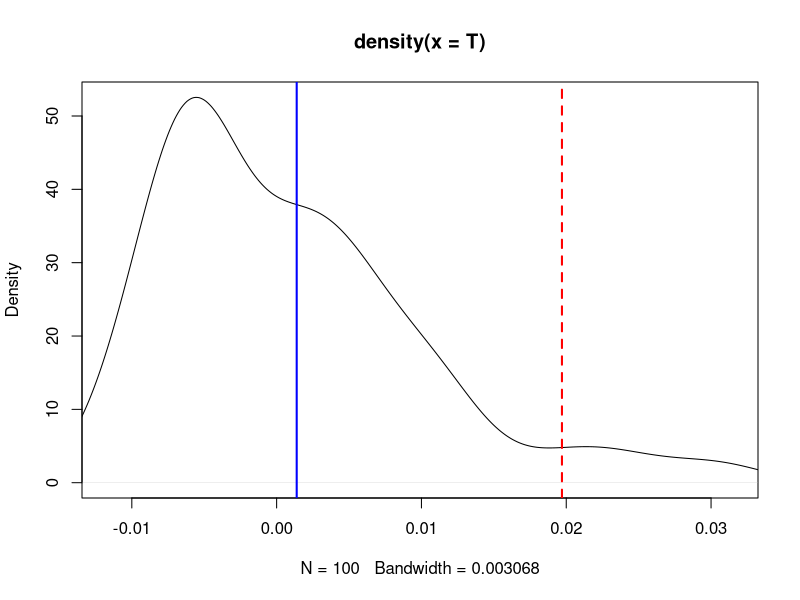
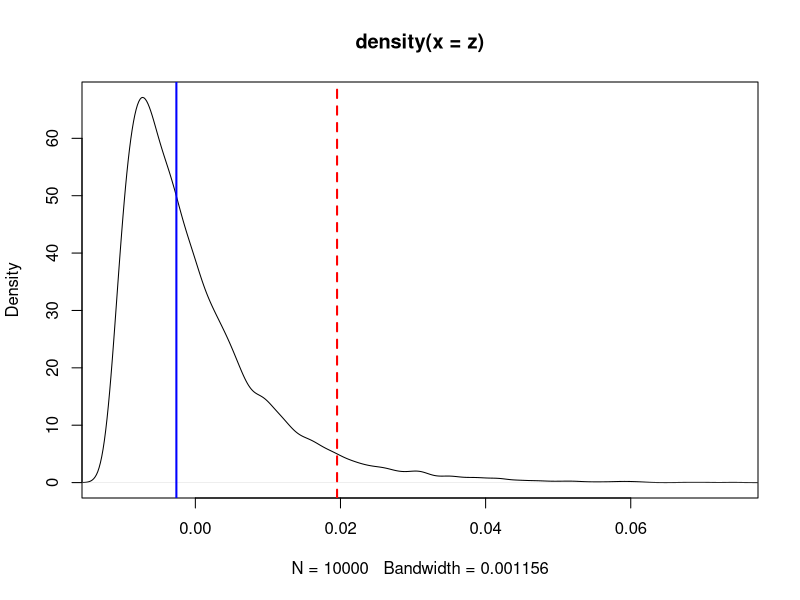

These figures' R source, in order: (Note: this script raises an error after producing the figures.)
# 第5章 MMDとHSIC

## 5.1 RKHSにおける確率変数

## 5.2 MMDと2標本問題

## 例71

sigma=1; k=function(x,y)exp(-(x-y)^2/sigma^2)
## データの生成
n=100
xx=rnorm(n)
yy=rnorm(n)       ## 分布が等しいとき
# yy=rnorm(n)*2   ## 分布が等しくないとき
x=xx;y=yy 
## 帰無分布の計算
T=NULL
for(h in 1:100){
  index1=sample(n,n/2)
  index2=setdiff(1:n,index1)
  x=c(xx[index2],yy[index1])
  y=c(xx[index1],yy[index2])
  S=0
  for(i in 1:n)for(j in 1:n)if(i!=j)S=S+k(x[i],x[j])+k(y[i],y[j])-k(x[i],y[j])-k(x[j],y[i])
  T=c(S/n/(n-1),T)
}
v=quantile(T,0.95)
## 統計量の計算
S=0; for(i in 1:n)for(j in 1:n)if(i!=j)S=S+k(x[i],x[j])+k(y[i],y[j])-k(x[i],y[j])-k(x[j],y[i])
u=S/n/(n-1)
## グラフの図示
plot(density(T),xlim=c(min(T,v,u),max(T,v,u)))
abline(v=v,col="red",lty=2,lwd=2)
abline(v=u,col="blue",lty=1,lwd=2)


### 例73

sigma=1; k=function(x,y)exp(-(x-y)^2/sigma^2)
## データの生成
n=100
x=rnorm(n)
y=rnorm(n)        ## 分布が等しいとき
# y=rnorm(n)*2    ## 分布が等しくないとき
## 帰無分布の計算
K=matrix(0,n,n)
for(i in 1:n)for(j in 1:n)K[i,j]=k(x[i],x[j])+k(y[i],y[j])-k(x[i],y[j])-k(x[j],y[i])
lambda=eigen(K)$values/n
r=20
z=NULL
for(h in 1:10000)z=c(z,1/n*(sum(lambda[1:r]*(rchisq(1:r, df=1)-1))))
v=quantile(z,0.95)
## 統計量の計算
S=0
for(i in 1:(n-1))for(j in (i+1):n)S=S+k(x[i],x[j])+k(y[i],y[j])-k(x[i],y[j])-k(x[j],y[i])
u=S/n/(n-1)
## グラフの図示
plot(density(z),xlim=c(min(z,v,u),max(z,v,u)))
abline(v=v,col="red",lty=2,lwd=2)
abline(v=u,col="blue",lty=1,lwd=2)

## 5.3 HSICと独立性検定

HSIC.1=function(x,y,k.x,k.y){
     n=length(x)
     S=0;for(i in 1:n)for(j in 1:n)S=S+k.x(x[i],x[j])*k.y(y[i],y[j])
     T=0;
     for(i in 1:n){
          T.1=0; for(j in 1:n)T.1=T.1+k.x(x[i],x[j]);
          T.2=0; for(l in 1:n)T.2=T.2+k.y(y[i],y[l]);
          T=T+T.1*T.2
          }
     U=0; for(i in 1:n)for(j in 1:n)U=U+k.x(x[i],x[j])
     V=0; for(i in 1:n)for(j in 1:n)V=V+k.y(y[i],y[j])
     return(S/n^2-2*T/n^3+U*V/n^4)
}

HSIC.1=function(x,y,k.x,k.y){
     n=length(x)
     K.x=matrix(0,n,n)
     for(i in 1:n)for(j in 1:n)K.x[i,j]=k.x(x[i],x[j])
     K.y=matrix(0,n,n)
     for(i in 1:n)for(j in 1:n)K.y[i,j]=k.y(y[i],y[j])
     E=matrix(1,n,n)
     H=diag(n)-E/n
     return(sum(diag(K.x%*%H%*%K.y%*%H))/n^2)
}

### 例76

k.x=function(x,y)exp(-norm(x-y,"2")^2/2); k.y=k.x
n=100
for(a in c(0,0.1,0.2,0.4,0.6,0.8)){      ## aは相関係数
     x=rnorm(n); z=rnorm(n); y=a*x+sqrt(1-a^2)*z
     print(HSIC.1(x,y,k.x,k.y))
}

HSIC.2=function(x,y,z,k.x,k.y,k.z){
     n=length(x)
     S=0;for(i in 1:n)for(j in 1:n)S=S+k.x(x[i],x[j])*k.y(y[i],y[j])*k.z(z[i],z[j])
     T=0;
     for(i in 1:n){
          T.1=0; for(j in 1:n)T.1=T.1+k.x(x[i],x[j]);
          T.2=0; for(l in 1:n)T.2=T.2+k.y(y[i],y[l])*k.z(z[i],z[l]);
          T=T+T.1*T.2
          }
     U=0; for(i in 1:n)for(j in 1:n)U=U+k.x(x[i],x[j])
     V=0; for(i in 1:n)for(j in 1:n)V=V+k.y(y[i],y[j])*k.z(z[i],z[j])
     return(S/n^2-2*T/n^3+U*V/n^4)
}

### 例77

cc=function(x,y)sum(x*y)/length(x)       ## cc(x,y)/cc(x,x) で偏相関係数
f=function(u,v)u-cc(u,v)/cc(v,v)*v       ## 残差

## データ生成 ##
n=30
x=rnorm(n)^2-rnorm(n)^2; y=2*x+rnorm(n)^2-rnorm(n)^2; z=x+y+rnorm(n)^2-rnorm(n)^2
x=x-mean(x); y=y-mean(y); z=z-mean(z)
## 上流を推定 ##
cc=function(x,y)sum(x*y)/length(x)
f=function(u,v)u-cc(u,v)/cc(v,v)*v
x.y=f(x,y); y.z=f(y,z); z.x=f(z,x); x.z=f(x,z); z.y=f(z,y); y.x=f(y,x)
v1=HSIC.2(x,y.x,z.x,k.x,k.y,k.z); v2=HSIC.2(y,z.y,x.y,k.y,k.z,k.x)
     v3=HSIC.2(z,x.z,y.z,k.z,k.x,k.y)
if(v1<v2){if(v1<v3)top=1 else top=3} else {if(v2<v3)top=2 else top=3} ##

## 下流を推定 ##
x.yz=f(x.y,z.y); y.zx=f(y.z,x.z); z.xy=f(z.x,y.x)
if(top==1){
     v1=HSIC.1(y.x,z.xy,k.y,k.z); v2=HSIC.1(z.x,y.zx,k.z,k.y)
     if(v1<v2){middle=2; bottom=3} else {middle=3; bottom=2}
}
if(top==2){
     v1=HSIC.1(z.y,x.yz,k.z,k.x); v2=HSIC.1(x.y,z.xy,k.x,k.z)
     if(v1<v2){middle=3; bottom=1} else {middle=1; bottom=3}
}
if(top==3){
     v1=HSIC.1(z.y,x.yz,k.z,k.x); v2=HSIC.1(x.y,z.xy,k.x,k.z)
     if(v1<v2){middle=1; bottom=2} else {middle=2; bottom=1}
}
## 結果を出力 ##
print(paste("上流=",top))
print(paste("中流=",middle))
print(paste("下流=",bottom))


### 例78

## x をならべかえて、HSICの分布をヒストグラムで ##
## データ生成 ##
x=rnorm(n); y=rnorm(n); u=HSIC.1(x,y,k.x,k.y)
## x をならべかえて、帰無分布を構成
m=100; w=NULL; 
for(i in 1:m){x=x[sample(n,n)]; w=c(w,HSIC.1(x,y,k.x,k.y))}
## 棄却域を設定
v=quantile(w,0.95)
## グラフで表示
plot(density(w),xlim=c(min(w,v,u),max(w,v,u)))
abline(v=v,col="red",lty=2,lwd=2)
abline(v=u,col="blue",lty=1,lwd=2)

h=function(i,j,q,r,x,y,k.x,k.y){ 
  M=combn(c(i,j,q,r),m=4)
  m=ncol(M)
  S=0
  for(j in 1:m){
    t=M[1,j]; u=M[2,j]; v=M[3,j]; w=M[4,j]
    S=S+k.x(x[t],x[u])*k.y(y[t],y[u])+k.x(x[t],x[u])*k.y(y[v],y[w])-2*k.x(x[t],x[u])*k.y(y[t],y[v])
  }
  return(S/m)
}
HSIC.U=function(x,y,k.x,k.y){
M=combn(1:n,m=4)
m=ncol(M)
S=0
for(j in 1:m)S=S+h(M[1,j],M[2,j],M[3,j],M[4,j],x,y,k.x,k.y)
return(S/choose(n,4))
}


### 例79

sigma=1; k=function(x,y)exp(-(x-y)^2/sigma^2); k.x=k; k.y=k
## データの生成
n=100; x=rnorm(n)
a=0        ## 独立のとき
#a=0.2       ## 相関係数0.2
y=a*x+sqrt(1-a**2)*rnorm(n)
# y=rnorm(n)*2    ## 分布が等しくないとき
## 帰無分布の計算
K.x=matrix(0,n,n); for(i in 1:n)for(j in 1:n)K.x[i,j]=k.x(x[i],x[j])
K.y=matrix(0,n,n); for(i in 1:n)for(j in 1:n)K.y[i,j]=k.y(y[i],y[j])
F=array(0,dim=n); for(i in 1:n)F[i]=sum(K.x[i,])/n
G=array(0,dim=n); for(i in 1:n)G[i]=sum(K.y[i,])/n
H=sum(F)/n
I=sum(G)/n
K=matrix(0,n,n)
for(i in 1:n)for(j in 1:n)K[i,j]=(K.x[i,j]-F[i]-F[j]+H)*(K.y[i,j]-G[i]-G[j]+I)/6
r=20
lambda=eigen(K)$values/n
z=NULL; for(s in 1:10000)z=c(z,1/n*(sum(lambda[1:r]*(rchisq(1:r, df=1)-1))))
v=quantile(z,0.95)
## 統計量の計算
u=HSIC.U(x,y,k.x,k.y)
## グラフの図示
plot(density(z),xlim=c(min(z,v,u),max(z,v,u)))
abline(v=v,col="red",lty=2,lwd=2)
abline(v=u,col="blue",lty=1,lwd=2)


## 5.4 特性カーネルと普遍カーネル

## 5.5 経験過程入門
